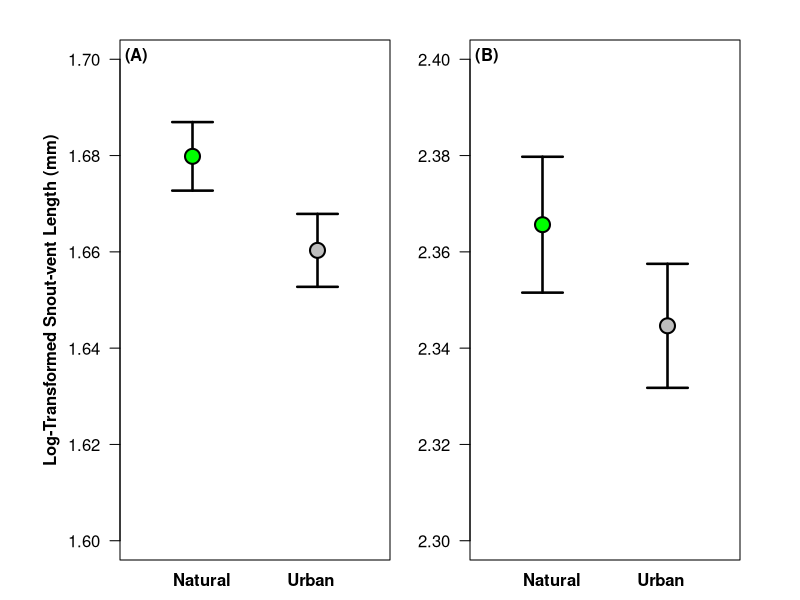

Write R code to recreate this figure.
################################################################################################################################################
# 
# Paper Title: Shrinking into the big city - Influences of genetic and environmental factors on urban dragon lizard morphology and performance
# Authors: James Baxter-Gilbert, Julia Riley, Celine Frere, Martin Whiting
# Script Description: Code for Figure 2
#
# Reviewed 20 April 2020
################################################################################


#~~~~~~~~~~~~~~~~~~~~~~~~~~~~~~~~~~~~~~~~~~~~~~~~~~~~~~~~~~~~~~~~~~~~~~~~~~~~~~~~~~~~~~~~~~~~~~
#~~~~~~~~~~~~~~~~~~~~~~~~~~~~~~~~~~~~~~~~~~~~~~~~~~~~~~~~~~~~~~~~~~~~~~~~~~~~~~~~~~~~~~~~~~~~~~

#HATCHLING SVL DIFFERENCES

# LOAD DATA (filename = "morphology_all.csv")
hatch_data <- read.csv(file="morphology_all.csv", stringsAsFactors = FALSE)
str(hatch_data)
hatch_data$urb_cat<-as.factor(hatch_data$urb_cat)
# Subset Data to Include Hatchlings Only
hatch_data<-hatch_data[which(hatch_data$dataset=="hatchling"),]
str(hatch_data)
#LOG THE RESPONSE VARIABLES
hatch_data$Lsvl<-log10(hatch_data$svl)
hatch_data$Lforearm<-log10(hatch_data$forearm)
hatch_data$Lhindlimb<-log10(hatch_data$hindlimb)
hatch_data$Lfoot<-log10(hatch_data$foot)
#MODEL
library(lme4)
m1<-lmer(Lsvl~urb_cat+(1|origin_site)+(1|mom_id), data=hatch_data)
summary(m1)
coefs<-data.frame(coef(summary(m1)))
coefs$p.z<-2*(1-pnorm(abs(coefs$t.value)))
coefs$p.z<-round(coefs$p.z, digits=4)
coefs
#MAKE PREDICTIONS
MyData<-expand.grid(urb_cat = levels(hatch_data$urb_cat))
X<-model.matrix(~urb_cat, data=MyData)
betas<-fixef(m1)
MyData$pred<-X%*%betas
covbetas<-vcov(m1)
MyData$se<-sqrt(diag(X%*%covbetas%*%t(X)))
MyData$up<-MyData$pred+1.96*MyData$se
MyData$lo<-MyData$pred-1.96*MyData$se
head(MyData)
#MAKE A NEW DATASET
blank = c(1,2)
species = c("Natural", "Urban")
lower = c(MyData$lo)
upper = c(MyData$up)
pred = c(MyData$pred)
data = data.frame(blank, species, pred, lower, upper)
data

#Compare graphically
layout(matrix(c(1:2),nrow=1))
#par(cex = 1.5)
par(mar = c(1, 2, 1, 2), oma = c(1, 4, 1, 1))

plot(pred~blank, data, ylim=c(1.60,1.70), xlim=c(0.5,2.5), las=1, xaxt="n", ann = FALSE, type='n')
library(Hmisc)
errbar(data$blank, data$pred, data$lower, data$upper, cap=0.15, lwd=2.5, main=NULL, sub=NULL, xlab=NULL, ylab=NULL, add=TRUE)
points(data$pred~data$blank, cex = 2, pch=21, lwd=2, col = "black", bg = c("green","grey"))
mtext("Natural", side = 1, line = 0.5, adj = 0.25, font = 2)
mtext("Urban", side = 1, line = 0.5, adj = 0.75, font = 2)
mtext("Log-Transformed Snout-vent Length (mm)", side = 2, line = 3, font = 2)
mtext("(A)", font = 2, side = 3, line = -1.25, adj = 0.02)


#~~~~~~~~~~~~~~~~~~~~~~~~~~~~~~~~~~~~~~~~~~~~~~~~~~~~~~~~~~~~~~~~~~~~~~~~~~~~~~~~~~~~~~~~~~~~~~
#~~~~~~~~~~~~~~~~~~~~~~~~~~~~~~~~~~~~~~~~~~~~~~~~~~~~~~~~~~~~~~~~~~~~~~~~~~~~~~~~~~~~~~~~~~~~~~

#ADULT MALE SVL DIFFERENCES

# LOAD DATA (filename = "morphology_all.csv")
data <- read.csv(file="morphology_all.csv", stringsAsFactors = FALSE)
str(data)
# Subset Data to Include Adults Only
data<-data[which(data$dataset=="adult"),]
str(data)
#subset for MALES ONLY
data_AM<-data[which(data$sex=="M"),]
str(data_AM)
data_AM$urb_cat<-as.factor(data_AM$urb_cat)
data_AM$Lsvl<-log10(data_AM$svl)
data_AM$Lforearm<-log10(data_AM$forearm)
data_AM$Lhindlimb<-log10(data_AM$hindlimb)
data_AM$Lfoot<-log10(data_AM$foot)
#MODEL
m2<-lmer(Lsvl~urb_cat+(1|origin_site), data=data_AM)
summary(m2)
coefs<-data.frame(coef(summary(m2)))
coefs$p.z<-2*(1-pnorm(abs(coefs$t.value)))
coefs$p.z<-round(coefs$p.z, digits=4)
coefs
#MAKE PREDICTIONS
MyData<-expand.grid(urb_cat = levels(data_AM$urb_cat))
X<-model.matrix(~urb_cat, data=MyData)
betas<-fixef(m2)
MyData$pred<-X%*%betas
covbetas<-vcov(m2)
MyData$se<-sqrt(diag(X%*%covbetas%*%t(X)))
MyData$up<-MyData$pred+1.96*MyData$se
MyData$lo<-MyData$pred-1.96*MyData$se
head(MyData)
#MAKE A NEW DATASET
blank = c(1,2)
species = c("Natural", "Urban")
lower = c(MyData$lo)
upper = c(MyData$up)
pred = c(MyData$pred)
data = data.frame(blank, species, pred, lower, upper)
data

#PLOT
plot(pred~blank, data, ylim=c(2.30,2.40), xlim=c(0.5,2.5), las=1, xaxt="n", ann = FALSE, type='n')
library(Hmisc)
errbar(data$blank, data$pred, data$lower, data$upper, cap=0.15, lwd=2.5, main=NULL, sub=NULL, xlab=NULL, ylab=NULL, add=TRUE)
points(data$pred~data$blank, cex = 2, pch=21, lwd=2, col = "black", bg = c("green","grey"))
mtext("Natural", side = 1, line = 0.5, adj = 0.25, font = 2)
mtext("Urban", side = 1, line = 0.5, adj = 0.75, font = 2)
#mtext("Snout-vent-length (mm)", side = 2, line = 3, font = 2)
mtext("(B)", font = 2, side = 3, line = -1.25, adj = 0.02)
